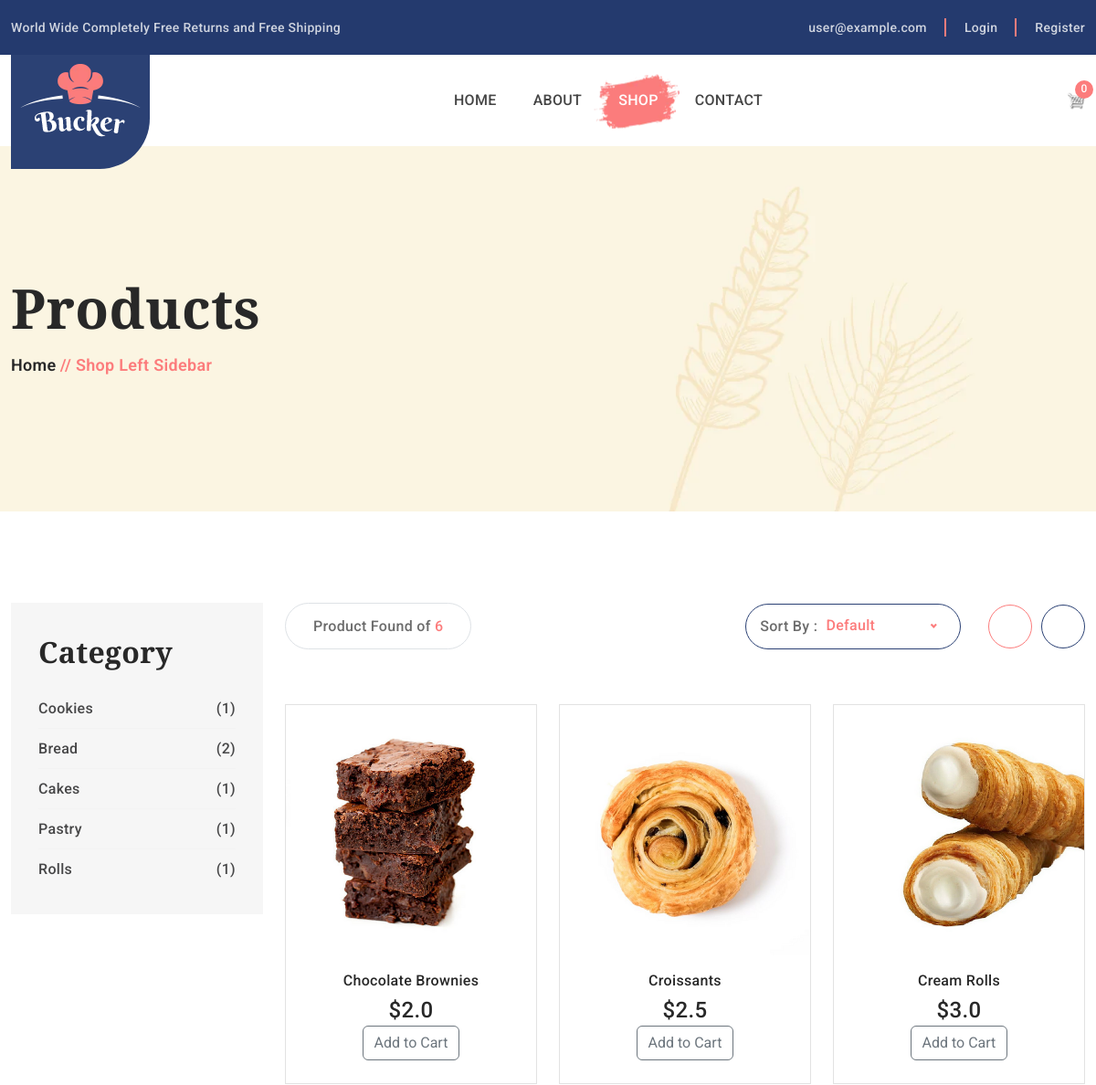
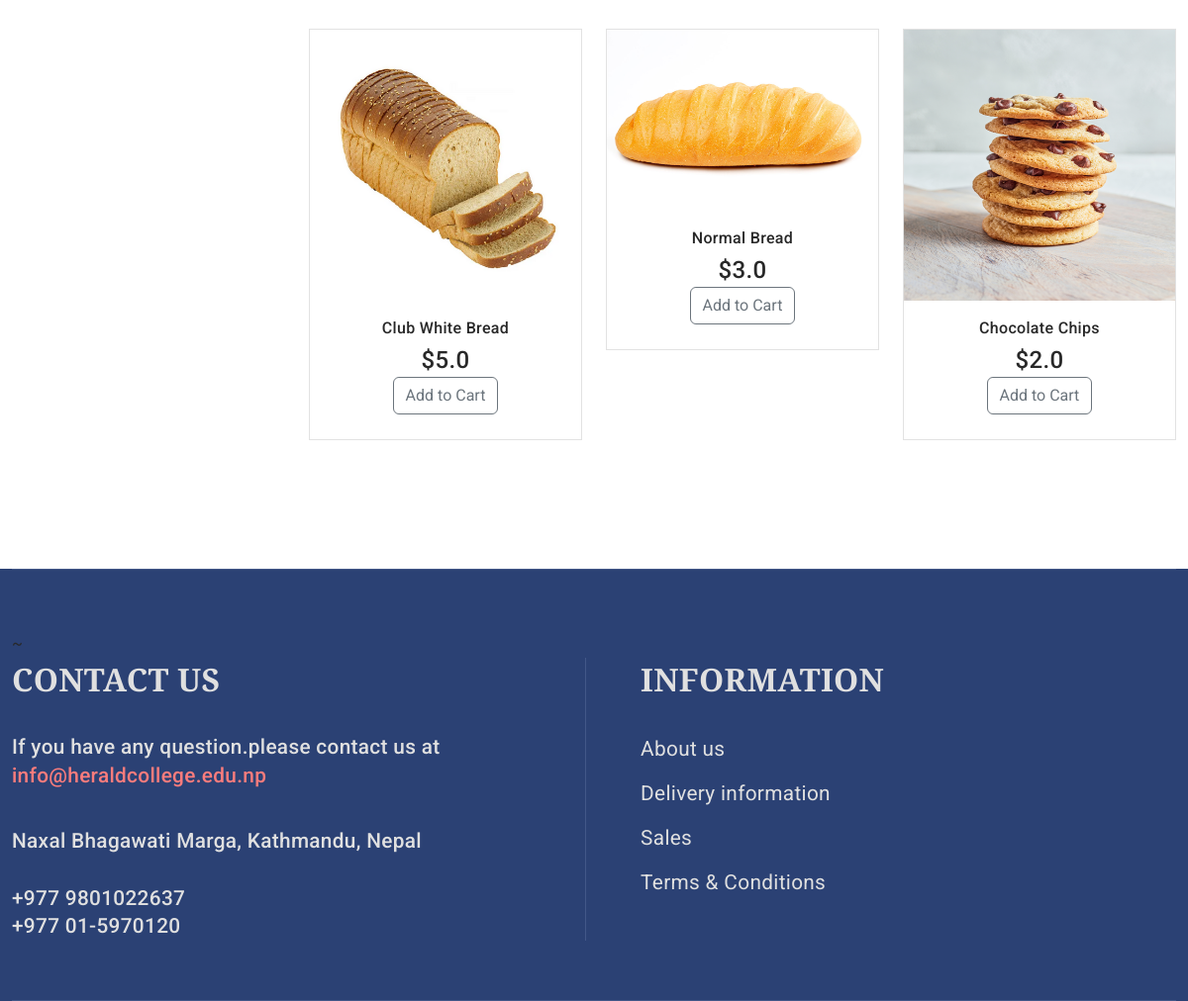
The app's page /shop/ with its own data (2 pictures, top to bottom).
### Home/models.py (models this page shows, shortened)
class Category(models.Model):
    auto_increment_id = models.AutoField(primary_key=True)
    name = models.CharField(max_length=200,null=True,blank=True)

class Product(models.Model):
    name = models.CharField(max_length=200,null=True)
    price = models.FloatField()
    description = models.TextField(max_length=250,null=True)
    image = models.ImageField(null=True,blank=True,upload_to='images/')
    date = models.DateField(auto_created=True,auto_now_add=True)
    category = models.ForeignKey(Category, on_delete=models.CASCADE)

### Home/views.py (the view)
# urls.py: path("shop/",views.shop,name="shop"),
def shop(request):
    email = None
    products = Product.objects.all()
    total = Product.objects.count()
    category = Category.objects.all()
    if request.user.is_authenticated:
        email = request.user.email
        customer = request.user.customer
        order = Order.objects.filter(customer=customer, complete=False).first()
        items = order.orderitem_set.all()
        cartItems = order.get_cart_items
    else:
        items = []
        order = {
            'get_cart_total':0,
            'get_cart_items':0,
            'shipping': False,
        }
        cartItems = order['get_cart_items']
    context = {
        'order':order,
        'email':email,
        'products':products,
        'cartItems':cartItems,
        'category':category,
        'total':total,
    }
    return render(request,'shop-left-sidebar.html',context=context)

### templates/shop-left-sidebar.html (shortened to what this page needs)
{% load static %}
<!doctype html>
<html class="no-js" lang="zxx">
<head>
    <link rel="stylesheet" href="{% static 'css/vendor/bootstrap.min.css'%}">
    <link rel="stylesheet" href="{% static 'css/slick.css'%}">
    <link rel="stylesheet" href="{% static 'css/owl.carousel.min.css'%}">
    <link rel="stylesheet" href="{% static 'css/ionicons.min.css'%}">
    <link rel="stylesheet" href="{% static 'css/pe-icon-7-stroke.css'%}">
    <link rel="stylesheet" href="{% static 'css/animate.css'%}">
    <link rel="stylesheet" href="{% static 'css/nice-select.css'%}">
    <link rel="stylesheet" href="{% static 'css/magnific-popup.css'%}">
    <link rel="stylesheet" href="{% static 'css/jquery-ui.min.css'%}">
    <link rel="stylesheet" href="{% static 'css/style.css'%}">
</head>
<body>
    <header class="header_section">
        <div class="header_top">
            <div class="container">
                <div class="row">
                    <div class="col-12">
                        <div class="header_top_inner d-flex justify-content-between">
                            <div class="welcome_text">
                                <p>World Wide Completely Free Returns and Free Shipping</p>
                            </div>
                            <div class="header_top_sidebar d-flex align-items-center">
                                <ul class="d-flex">
                                    <li> <a href="mailto:{{ 'demo@example.com' }}">{{ email|default:'user@example.com' }}</a></li>
                                    {% if user.is_authenticated %}
                                    <li class="account_link"> <i class="icofont-user-alt-7"></i><a href="{% url 'acccount'%}">Account</a>
                                        <ul class="dropdown_account_link">
                                            <li><a href="{% url 'acccount' %}">My Account</a></li>
                                            <li><a href="{% url 'logout' %}">Logout</a></li>
                                        </ul>
                                    </li>
                                    {% else %}
                                    <li><a href="{% url 'login' %}">Login</a></li>
                                    <li><a href="{% url 'register' %}">Register</a></li>
                                    {% endif %}
                                </ul>
                            </div>
                        </div>
                    </div>
                </div>
            </div>
        </div>
        <div class="container">
            <div class="row">
                <div class="col-12">
                    <div class="main_header d-flex justify-content-between align-items-center">
                        <div class="header_logo">
                            <a class="sticky_none" href="{% url 'index' %}"><img src="{% static 'img/logo/logo.png'%}" alt=""></a>
                        </div>
                        <div class="main_menu d-none d-lg-block">
                            <nav>
                                <ul class="d-flex">
                                    <li><a href="{%url 'index' %}">Home</a>
                                    </li>
                                    <li><a href="{%url 'about' %}">About</a></li>
                                    <li class="megamenu-holder">
                                        <a class="active" href="{%url 'shop' %}">Shop</a>
                                    </li>
                                    <li><a href="{%url 'contact' %}">Contact</a></li>
                                </ul>
                            </nav>
                        </div>
                        <div class="header_account">
                            <ul class="d-flex">
                                <li class="shopping_cart">
                                    <a href="{% url 'cart' %}">
                                        <span class="item_count">{{ cartItems }}</span>
                                        <span class="cart_logo" style="display: inline-block;">
                                            <img src="{% static 'img/logo/cart.png' %}" alt="Cart Logo" style="width: 20px; height: 20px;">
                                        </span>
                                    </a>
                                </li>
                            </ul>
                        </div>
                    </div>
                </div>
            </div>
        </div>
    </header>
    <div class="breadcrumbs_aree breadcrumbs_bg mb-100" data-bgimg="{% static 'img/others/breadcrumbs-bg.png'%}">
        <div class="container">
            <div class="row">
                <div class="col-12">
                    <div class="breadcrumbs_text">
                        <h1>Products</h1>
                        <ul>
                            <li><a href="{%url 'index'%}">Home </a></li>
                            <li> // Shop Left Sidebar</li>
                        </ul>
                    </div>
                </div>
            </div>
        </div>
    </div>
    <div class="product_page_section mb-100">
        <div class="container">
            <div class="row">
                <div class="col-lg-3 order-2 order-lg-1">
                    <div class="product_sidebar product_widget">
                        <div style="background: #f6f6f6; padding: 35px 30px;">
                            <div class="widget__list category wow fadeInUp" data-wow-delay="0.2s" data-wow-duration="1.2s">
                              <h2>Category</h2>
                              <div class="widget_category">
                                <ul>
                                  {% for cat in category %}
                                  <li><a href="{% url 'product_list' cat.name %}">{{cat.name}} <span>({{cat.product_set.count}})</span></a></li>
                                  {% endfor%}
                                </ul>
                              </div>
                            </div>
                          </div>
                        <div class="widget__list wow fadeInUp" data-wow-delay="0.3s" data-wow-duration="1.3s">
                            <div class="widget_banner">
                            </div>
                        </div>
                    </div>
                </div>
                <div class="col-lg-9 order-1 order-lg-2">
                    <div class="product_page_wrapper">
                        <div class="product_sidebar_header mb-60 d-flex justify-content-between align-items-center">
                            <div class="page__amount border">
                                <p> Product Found of <span>{{total}}</span></p>
                            </div>
                            <div class="product_header_right d-flex align-items-center">
                                <div class="sorting__by d-flex align-items-center">
                                    <span>Sort By : </span>
                                </div>
                                <div class="product__toolbar__btn">
                                    <ul class="nav" role="tablist">
                                        <li class="nav-item">
                                            <a class="active" data-bs-toggle="tab" href="#grid" role="tab" aria-controls="grid" aria-selected="true"><i class="ion-grid"></i></a>
                                        </li>
                                        <li class="nav-item">
                                            <a data-bs-toggle="tab" href="#list" aria-controls="list" role="tab" aria-selected="false"><i class="ion-ios-list"></i></a>
                                        </li>
                                    </ul>
                                </div>
                            </div>
                        </div>
                        <div class="product_page_gallery">
                            <div class="tab-content" id="myTabContent">
                                <div class="tab-pane fade show active" id="grid">
                                    <div class="row grid__product">
                                        {% for product in products %}
                                        <div class="col-lg-4 col-md-4 col-sm-6">
                                            <article class="single_product wow fadeInUp" data-wow-delay="0.1s" data-wow-duration="1.1s">
                                                <figure>
                                                    <div class="product_thumb">
                                                        <a href="{% url 'product' product.id %}"><img src="{{product.image.url}}" alt=""></a>
                                                    </div>
                                                    <figcaption class="product_content text-center">
                                                        <h4><a href="{% url 'product' product.id %}">{{product.name}}</a></h4>
                                                        <div class="price_box">
                                                            <span class="current_price">${{product.price}}</span>
                                                        </div>
                                                        <div class="product_buttons">
                                                            <button data-product="{{product.id}}" data-action="add" class="btn btn-outline-secondary add-btn update-cart">Add to Cart</button>
                                                        </div>
                                                    </figcaption>
                                                </figure>
                                            </article>
                                        </div>
                                        {% endfor %}
                                    </div>
                                </div>
                            </div>
                        </div>
                    </div>
                </div>
            </div>
        </div>
    </div>
    <footer class="footer_widgets">
        <div class="container">
            <div class="main_footer">~
                <div class="row">
                    <div class="col-12">
                        <div class="main_footer_inner d-flex">
                            <div class="footer_widget_list contact footer_list_width">
                                <h3 style ="font-size: 2rem;">Contact Us</h3>
                                <div class="footer_contact_desc">
                                    <p style="font-size: 1.3rem; padding: 5px 0;" >If you have any question.please contact us at  <a href="#"> info@heraldcollege.edu.np</a></p>
                                </div>
                                <div class="footer_contact_info">
                                    <div class="footer_contact_info_list d-flex align-items-center">
                                        <div class="footer_contact_info_text">
                                            <p style="font-size: 1.3rem; padding: 5px 0;">Naxal Bhagawati Marga,
                                                Kathmandu, Nepal</p>
                                        </div>
                                    </div>
                                    <div class="footer_contact_info_list d-flex align-items-center">
                                        <div class="footer_contact_info_text">
                                            <ul>
                                                <li><a style="font-size: 1.3rem; padding: 5px 0;" href="+977 9801022637">+977 9801022637</a>
                                                </li>
                                                <li><a style="font-size: 1.3rem; padding: 5px 0;" href="+977 01-5970120">+977 01-5970120</a>
                                                </li>
                                            </ul>
                                        </div>
                                    </div>
                                </div>
                            </div>
                            <div class="footer_menu_widget footer_list_width middle d-flex" >
                                <div class="footer_widget_list">
                                  <h3 style ="font-size: 2rem;">Information</h3>
                                  <div class="footer_menu">
                                    <ul>
                                      <li><a style="font-size: 1.3rem; padding: 5px 0;" href="{% url 'about'%}"> About us</a></li>
                                      <li><a style="font-size: 1.3rem; padding: 5px 0;" href="{% url 'contact'%}">Delivery information</a></li>
                                      <li><a style="font-size: 1.3rem; padding: 5px 0;" href="{% url 'contact'%}">Sales</a></li>
                                      <li><a style="font-size: 1.3rem; padding: 5px 0;" href="{% url 'contact'%}">Terms & Conditions</a></li>
                                    </ul>
                                  </div>
                                </div>
                              </div>
                        </div>
                    </div>
                </div>
            </div>
        </div>
    </footer>
</body>
</html>

### templates/shop-left-sidebar.html (style rules this page uses)
.cart_logo { display: inline-block; width: 20px; height: 20px; }
.cart_logo img { width: 100%; height: 100%; }

### records on screen
Category: name "Cookies", product_set.count "1"
Category: name "Bread", product_set.count "2"
Category: name "Cakes", product_set.count "1"
Category: name "Pastry", product_set.count "1"
Category: name "Rolls", product_set.count "1"
Product: image (picture), name "Chocolate Brownies", price "2.0"
Product: image (picture), name "Croissants", price "2.5"
Product: image (picture), name "Cream Rolls", price "3.0"
Product: image (picture), name "Club White Bread", price "5.0"
Product: image (picture), name "Normal Bread", price "3.0"
Product: image (picture), name "Chocolate Chips", price "2.0"

### other values on screen
{{ email|default:'user@example.com' }} "user@example.com"
{{ cartItems }} "0"
{{ total }} "6"
